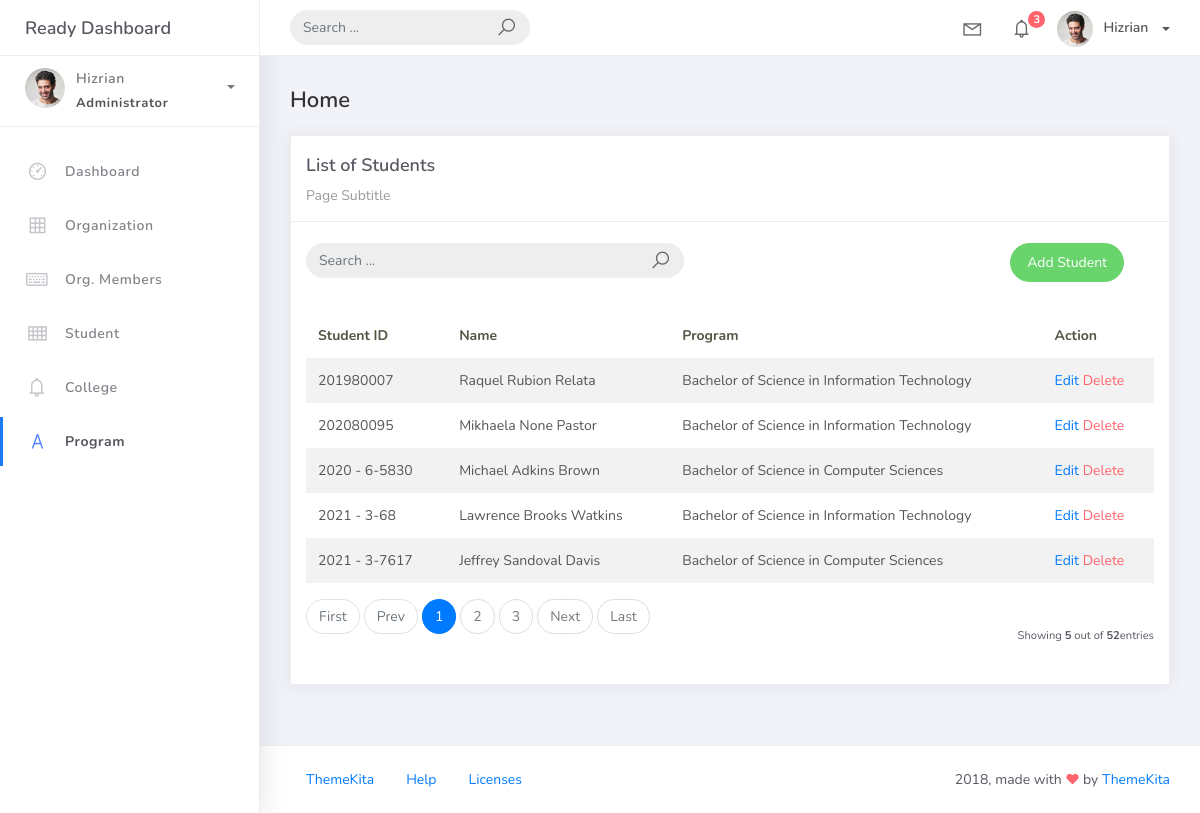
Screenshot of /student_list with the database file from the repository.
### studentorg/models.py (models this page shows, shortened)
class BaseModel(models.Model):
    created_at = models.DateTimeField(auto_now_add=True, db_index=True)
    updated_at = models.DateTimeField(auto_now=True)
    class Meta:
        abstract = True

class Student(BaseModel):
    student_id = models.CharField(max_length=15)
    lastname = models.CharField(max_length=25)
    firstname = models.CharField(max_length=25)
    middlename = models.CharField(max_length=25, blank=True, null=True)
    program= models.ForeignKey(Program, on_delete = models.CASCADE)

class Program(BaseModel):
    prog_name = models.CharField(max_length=150)
    college = models.ForeignKey(College, on_delete=models.CASCADE)

### studentorg/views.py (the view)
# urls.py: path('student_list', StudentList.as_view(), name='student-list'),
class StudentList(ListView):
    model = Student
    context_object_name = 'student'
    template_name  = 'student_list.html'
    paginate_by = 5
    def get_queryset(self, *args, **kwargs):
         qs = super(StudentList, self).get_queryset(*args, **kwargs)
         if self.request.GET.get("q") != None:
             query = self.request.GET.get('q')
             qs = qs = qs.filter(Q(student_id__icontains=query) |
                           Q(firstname__icontains=query) | Q(lastname__icontains=query) | Q(program__prog_name__icontains=query))
         return qs

### templates/student_list.html
{% extends 'base.html' %} {%load static %}  {% block content %}
<div class="content">
    <div class="container-fluid">
        <h4 class="page-title">Home</h4>
        <div class="row">
            <div class="col-md-12">
                <div class="card">
                    <div class="card-header">
                        <div class="card-title">List of Students</div>
                        <div class="card-category">Page Subtitle</div>
                    </div>
                    <br />
                            <div class="col-md-12 row">
                                <div class="col-md-6">
                                    <form class="navbar-left navbar-form nav-search mr-md-3" action="{% url 'student-list' %}">
                                      <div class="input-group">
                                        <input type="text" placeholder="Search ..." class="form-control" name="q" />
                                        <div class="input-group-append">
                                        <span class="input-group-text">
                                            <i class="la la-search search-icon"></i>
                                        </span>
                                        </div>
                                      </div>
                                    </form>
                                </div>
                                <div class="col-md-6">
                                    <div class="pull-right">
                                        <a href="{% url 'student-add' %}" class="btn btn-success btn-rounded">Add Student</a>
                                    </div>
                                </div>
                            </div>
                    <div class="card-body">
                        <table class="table table-striped mt-3">
                            <thead>
                                <tr>
                                    <th scope="col">Student ID</th>
                                    <th scope="col">Name</th>
                                    <th scope="col">Program</th>
                                    <th scope="col">Action</th>
                                </tr>
                            </thead>
                            <tbody>
                                {% for object in object_list %}
                                <tr>
                                    <td>{{ object.student_id }}</td>
                                    <td>{{ object.firstname }} {{ object.middlename }} {{ object.lastname }}</td>
                                    <td>{{ object.program.prog_name }}</td>
                                    <td>
                                        <a href="student_list/{{ object.id }}">Edit</a>
                                        <a href="student_list/{{ object.id }}/delete" class="text-danger">Delete</a>
                                    </td>
                                </tr>
                                {% empty %}
                                <tr>
                                    <td colspan="4" style="text-align: center">
                                        <p class="text-sm font-weight-bold mb-0">No Records Found</p>
                                    </td>
                                </tr>
                                {% endfor %}
                            </tbody>
                        </table>
                        {% include 'includes/pagination.html' %}
                    </div>
                </div>
            </div>
        </div>
    </div>
</div>
{% endblock %}

### rows the page displays
Student: student_id "201980007", firstname "Raquel", middlename "Rubion", lastname "Relata", program.prog_name "Bachelor of Science in Information Technology"
Student: student_id "202080095", firstname "Mikhaela", middlename "None", lastname "Pastor", program.prog_name "Bachelor of Science in Information Technology"
Student: student_id "2020 - 6-5830", firstname "Michael", middlename "Adkins", lastname "Brown", program.prog_name "Bachelor of Science in Computer Sciences"
Student: student_id "2021 - 3-68", firstname "Lawrence", middlename "Brooks", lastname "Watkins", program.prog_name "Bachelor of Science in Information Technology"
Student: student_id "2021 - 3-7617", firstname "Jeffrey", middlename "Sandoval", lastname "Davis", program.prog_name "Bachelor of Science in Computer Sciences"

### other values shown
{{ page_num }} "1"
{{ page_num }} "2" "3"
{{ object_list.count }} "5"
{{ paginator.count }} "52"
